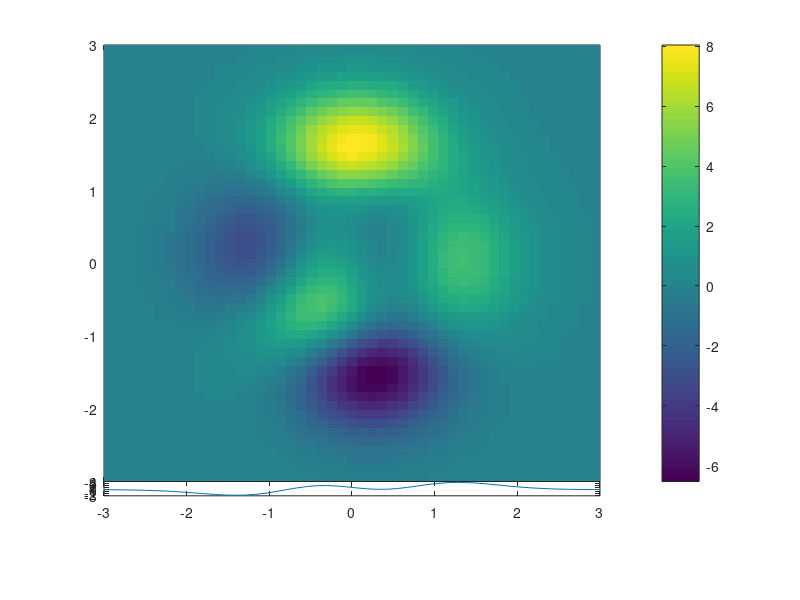

The MATLAB source for this figure:
[x,y,z] = peaks(50);
figure;
ah1 = subplot(10,1,1:9); %# capture handle of first axes
pcolor(x,y,z);
shading flat;
colorbar;
ah2 = subplot(10,1,10); %# capture handle of second axes
plot(x(end/2,:), z(end/2,:));

 subplots = get(gcf,'Children');
 AllPositions= get(subplots,'Position');


%# find current position [x,y,width,height]
pos2 = get(ah2,'Position');
pos1 = get(ah1,'Position');

%# set width of second axes equal to first
pos2(3) = pos1(3);
set(ah2,'Position',pos2)

set(ah1,'XTickLabel','')
pos2(2) = pos1(2) - pos2(4);
set(ah2,'Position',pos2)
